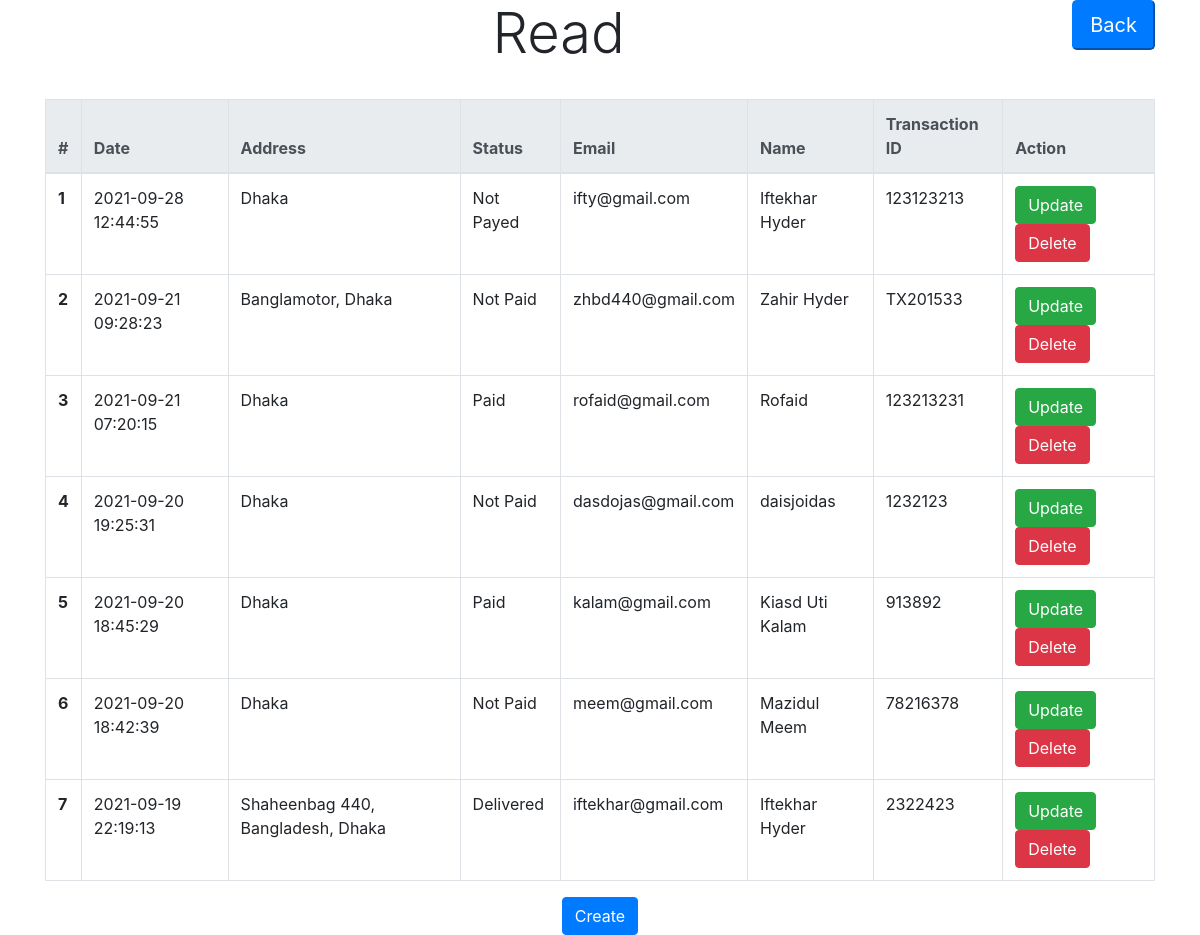
The app's page /order/read.php with its own data.
### tables this page shows
CREATE TABLE `order` (
  `order_id` int(11) NOT NULL,
  `order_type` varchar(255) NOT NULL,
  `name` varchar(255) NOT NULL,
  `order_date` datetime DEFAULT NULL,
  `order_address` varchar(255) DEFAULT NULL,
  `status` varchar(255) DEFAULT NULL,
  `total_price` double NOT NULL,
  `customer_email` varchar(255) DEFAULT NULL,
  `transactionID` varchar(255) DEFAULT NULL
);

### order/php/read.php (called while the page is built)
<?php
include "db_conn.php";
$sql = "SELECT * FROM `order` ORDER BY `order_id` DESC";
$result = mysqli_query($conn, $sql);

### order/read.php (the view, shortened to what this page needs)
<?php include "php/read.php"; ?>
<!DOCTYPE html>
<html>
<head>
	<link rel="stylesheet" href="https://maxcdn.bootstrapcdn.com/bootstrap/4.0.0/css/bootstrap.min.css">
</head>
<body>
	<div class="container">
		<div>
		<input class="btn-primary btn-lg" style="float: right;" type="button" value="Back" onclick="history.back()">
			<h4 class="display-4 text-center">Read</h4><br>
			<?php if (mysqli_num_rows($result) > 0) { ?>
			<table class="table table-bordered">
			  <thead class="thead-light">
			    <tr>
			      <th scope="col">#</th>
                  <th scope="col">Date</th>
                  <th scope="col">Address</th>
                  <th scope="col">Status</th>
                  <th scope="col">Email</th>
				  <th scope="col">Name</th>
                  <th scope="col">Transaction ID</th>
			      <th scope="col">Action</th>
			    </tr>
			  </thead>
			  <tbody>
			  	<?php
			  	   $i = 0;
			  	   while($rows = mysqli_fetch_assoc($result)){
			  	   $i++;
			  	 ?>
			    <tr>
			      <th scope="row"><?php echo $i; ?></th>
                  <td><?php echo $rows['order_date']; ?></td>
                  <td><?php echo $rows['order_address']; ?></td>
                  <td><?php echo $rows['status']; ?></td>
                  <td><?php echo $rows['customer_email']; ?></td>
				  <td><?php echo $rows['name']; ?></td>
                  <td><?php echo $rows['transactionID']; ?></td>
			      <td><a href="update.php?id=<?=$rows['order_id']?>"
			      	     class="btn btn-success">Update</a>
			      	  <a href="php/delete.php?id=<?=$rows['order_id']?>"
			      	     class="btn btn-danger">Delete</a>
			      </td>
			    </tr>
			    <?php } ?>
			  </tbody>
			</table>
			<?php } ?>
            <div align="center">
                <button onclick="location.href='index.php'" type="button" class="btn btn-primary">
                Create</button>
            </div>
		</div>
	</div>
</body>
</html>

### records on screen
order: order_date "2021-09-28 12:44:55", order_address "Dhaka", status "Not Payed", customer_email "ifty@gmail.com", name "Iftekhar Hyder", transactionID "123123213"
order: order_date "2021-09-21 09:28:23", order_address "Banglamotor, Dhaka", status "Not Paid", customer_email "zhbd440@gmail.com", name "Zahir Hyder", transactionID "TX201533"
order: order_date "2021-09-21 07:20:15", order_address "Dhaka", status "Paid", customer_email "rofaid@gmail.com", name "Rofaid", transactionID "123213231"
order: order_date "2021-09-20 19:25:31", order_address "Dhaka", status "Not Paid", customer_email "dasdojas@gmail.com", name "daisjoidas", transactionID "1232123"
order: order_date "2021-09-20 18:45:29", order_address "Dhaka", status "Paid", customer_email "kalam@gmail.com", name "Kiasd Uti Kalam", transactionID "913892"
order: order_date "2021-09-20 18:42:39", order_address "Dhaka", status "Not Paid", customer_email "meem@gmail.com", name "Mazidul Meem", transactionID "78216378"
order: order_date "2021-09-19 22:19:13", order_address "Shaheenbag 440, Bangladesh, Dhaka", status "Delivered", customer_email "iftekhar@gmail.com", name "Iftekhar Hyder", transactionID "2322423"
